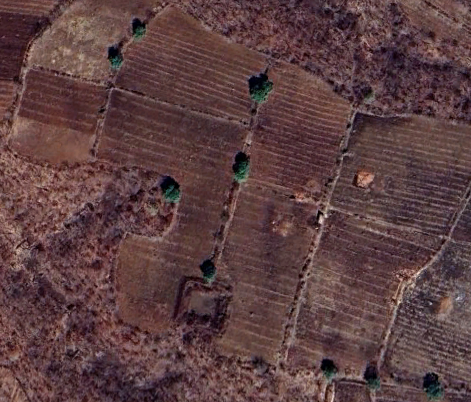
#> input picture image1.png, 471 x 402 px
$ python Sustainhub.py
#> lines starting #> are read from the running program, lines starting #| are printed output that depends on the picture; after the words box and inside, x2 and y2 are one past the last pixel; in counts of white or black regions, pixels touching at a corner belong together
import cv2
import numpy as np
import matplotlib.pyplot as plt

# Load the image
image_path = 'image1.png'  # Path to the input image
image = cv2.imread(image_path)
#> image is the input picture: shape (402, 471, 3); mean B, G, R 65.8, 64.4, 92.8
original = image.copy()

# Convert the image to HSV color space
hsv = cv2.cvtColor(image, cv2.COLOR_BGR2HSV)
#> hsv: shape (402, 471, 3); mean H, S, V 100.3, 88.3, 93

# Define green color range for tree detection
lower_green = np.array([30, 30, 30])  # Lower HSV range
upper_green = np.array([90, 255, 255])  # Upper HSV range

# Create a mask for green regions
mask = cv2.inRange(hsv, lower_green, upper_green)
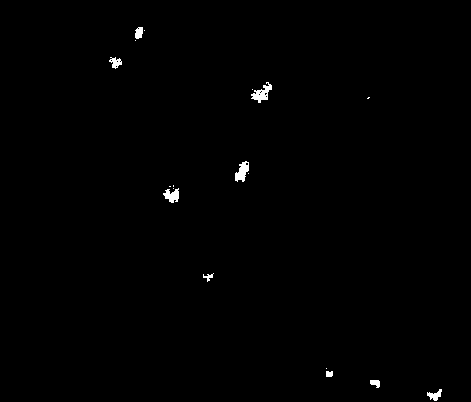
#> mask: shape (402, 471); 0.5% white; 18 white regions (9 under 20 px), largest, box (x1, y1, x2, y2) and area: (251, 82, 272, 103) 200, (235, 161, 249, 182) 179, (163, 188, 179, 203) 150

# Apply Gaussian blur to reduce noise
mask = cv2.GaussianBlur(mask, (5, 5), 0)

# Morphological operations to merge fragmented regions
kernel = np.ones((5, 5), np.uint8)
mask = cv2.morphologyEx(mask, cv2.MORPH_CLOSE, kernel, iterations=1)

# Distance Transform to prepare for segmentation
dist_transform = cv2.distanceTransform(mask, cv2.DIST_L2, 5)
_, dist_transform_binary = cv2.threshold(dist_transform, 0.05 * dist_transform.max(), 255, cv2.THRESH_BINARY)
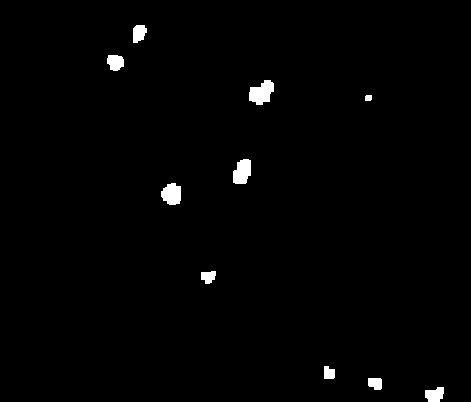
#> dist_transform_binary: shape (402, 471) float32; 1.2% white; 10 white regions, largest, box (x1, y1, x2, y2) and area: (249, 80, 274, 105) 425, (233, 159, 251, 184) 359, (161, 183, 181, 205) 346
dist_transform_binary = dist_transform_binary.astype(np.uint8)
#> dist_transform_binary: shape (402, 471); 1.2% white; 10 white regions

# Find contours
contours, _ = cv2.findContours(dist_transform_binary, cv2.RETR_EXTERNAL, cv2.CHAIN_APPROX_SIMPLE)
#> contours = 10 contours; largest, box (x1, y1, x2, y2) and area: (249, 80, 274, 105) 381, (233, 159, 251, 184) 322, (161, 183, 181, 205) 310, (425, 387, 444, 402) 192, (107, 55, 124, 71) 192

# Count individual trees and record their centroids
MIN_TREE_SIZE = 50  # Minimum area threshold for a tree
tree_centroids = []
for contour in contours:
    if cv2.contourArea(contour) > MIN_TREE_SIZE:
        # Calculate centroid
        M = cv2.moments(contour)
        if M["m00"] != 0:
            cx = int(M["m10"] / M["m00"])
            cy = int(M["m01"] / M["m00"])
            tree_centroids.append((cx, cy))
#> this loop made 10 passes
#> (cx, cy) on passes 1, 2, 3, 4, 5, 6, 8, 9, 10: (434, 394), (374, 382), (328, 372), (207, 276), (171, 193), (241, 171), (261, 92), (115, 61), (138, 32)
#> after the loop, tree_centroids = [(434, 394), (374, 382), (328, 372), (207, 276), (171, 193), (241, 171), (261, 92), (115, 61), (138, 32)]

# Divide the image into equal grid cells
height, width = original.shape[:2]
#> height = 402; width = 471
grid_size = (100, 100)  # Size of each cell (adjust as needed)
cell_width, cell_height = grid_size

# Create an overlay for transparent shading
overlay = original.copy()

# Process each grid cell
for y in range(0, height, cell_height):
    for x in range(0, width, cell_width):
        # Define the cell's boundaries
        x_end = min(x + cell_width, width)
        y_end = min(y + cell_height, height)

        # Count trees in this cell
        tree_count = sum(x <= cx < x_end and y <= cy < y_end for cx, cy in tree_centroids)

        # Determine the color based on the number of trees
        if tree_count == 0:
            color = (0, 0, 255)  # Red for 0 trees
        elif tree_count == 1:
            color = (0, 255, 255)  # Yellow for 1 tree
        else:
            color = (0, 255, 0)  # Green for ≥ 2 trees

        # Add a semi-transparent overlay
        cv2.rectangle(overlay, (x, y), (x_end, y_end), color, -1)

        # Simulate a dashed black border
        dash_length = 10  # Length of each dash
        for i in range(x, x_end, 2 * dash_length):
            cv2.line(original, (i, y), (min(i + dash_length, x_end), y), (0, 0, 0), 1)  # Top border
            cv2.line(original, (i, y_end), (min(i + dash_length, x_end), y_end), (0, 0, 0), 1)  # Bottom border
        for i in range(y, y_end, 2 * dash_length):
            cv2.line(original, (x, i), (x, min(i + dash_length, y_end)), (0, 0, 0), 1)  # Left border
            cv2.line(original, (x_end, i), (x_end, min(i + dash_length, y_end)), (0, 0, 0), 1)  # Right border
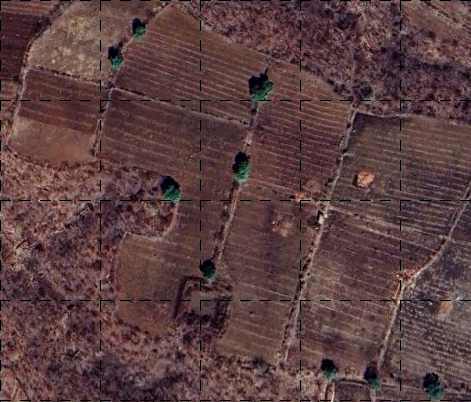
#> original: shape (402, 471, 3); 1.27% of pixels changed, all inside (x1, y1, x2, y2) = (0, 0, 471, 402)
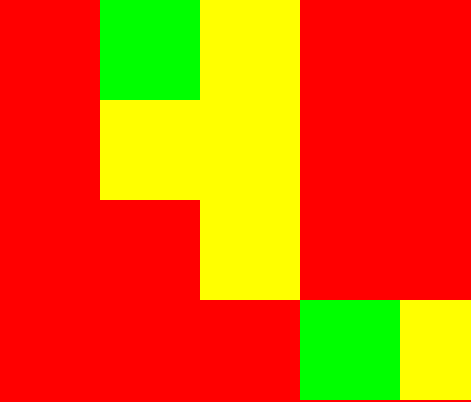
#> overlay: shape (402, 471, 3); mean B, G, R 0, 90.4, 228.1

# Blend the overlay with the original image
alpha = 0.185 # Transparency factor
cv2.addWeighted(overlay, alpha, original, 1 - alpha, 0, original)
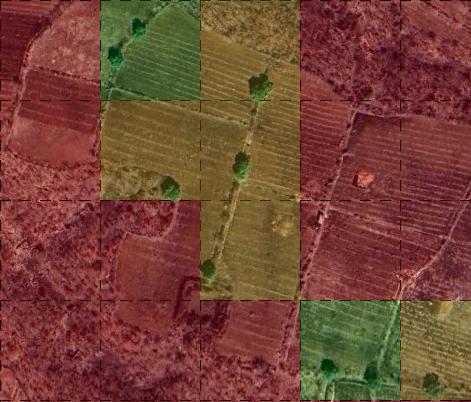
#> original: shape (402, 471, 3); mean B, G, R 53, 68.6, 116.9

# Save and display the processed image
output_path = "/mnt/data/processed_with_grid_overlay.jpg"
cv2.imwrite(output_path, original)

plt.figure(figsize=(8, 6))
plt.imshow(cv2.cvtColor(original, cv2.COLOR_BGR2RGB))
plt.title('Classified Grid with Semi-Transparent Shading')
plt.axis('off')
plt.show()

print(f"Processed image saved at: {output_path}")


# 1. `cv2.imread`: Loads the input image from a file.

# 2. `cv2.cvtColor`: Converts the color space of the image (e.g., from BGR to HSV).

# 3. `cv2.inRange`: Creates a binary mask by identifying pixels within a specified HSV range.

# 4. `cv2.GaussianBlur`: Applies Gaussian blur to smooth the mask and reduce noise.

# 5. `cv2.morphologyEx`: Performs morphological operations (e.g., closing) to clean up fragmented regions in the mask.

# 6. `cv2.distanceTransform`: Computes the distance of each pixel to the nearest zero pixel (useful for segmentation).

# 7. `cv2.threshold`: Converts a grayscale image to binary using a threshold value.

# 8. `cv2.findContours`: Detects contours in a binary image, representing object boundaries.

# 9. `cv2.moments`: Calculates spatial moments of a contour, used to find centroids.

# 10. `cv2.rectangle`: Draws rectangles (grid cells or overlays) on the image.

# 11. `cv2.line`: Draws dashed lines for grid cell borders.

# 12. `cv2.addWeighted`: Combines the original image and a transparent overlay.

# 13. `plt.imshow`: Displays the processed image in a plot.

# 14. `cv2.imwrite`: Saves the final processed image to a file.

$ run again, with image10.png copied over image1.png
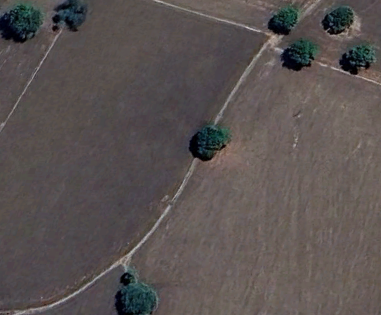
#> input picture image10.png, 381 x 315 px
#> image is the input picture: shape (315, 381, 3); mean B, G, R 81.4, 82.6, 89.7
#> hsv: shape (315, 381, 3); mean H, S, V 63.9, 36.3, 91.1
#> `mask = cv2.inRange(hsv, lower_green, upper_green)`:
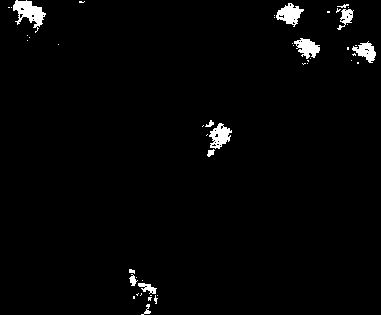
#> mask: shape (315, 381); 2% white; 48 white regions (35 under 20 px), largest, box (x1, y1, x2, y2) and area: (13, 0, 46, 33) 504, (276, 3, 304, 27) 359, (209, 123, 232, 149) 340
#> contours = 9 contours, 1 with area under 20; largest, box (x1, y1, x2, y2) and area: (6, 0, 48, 43) 880, (200, 118, 234, 159) 789, (127, 267, 160, 315) 770, (345, 39, 378, 66) 594, (290, 36, 322, 67) 592, (272, 0, 306, 29) 579, (325, 0, 356, 32) 494, (77, 0, 87, 5) 36
#> the loop `for contour in contours:` made 9 passes
#> (cx, cy) on passes 1, 2, 4, 5, 6, 7, 9: (142, 290), (216, 135), (362, 52), (306, 49), (342, 14), (289, 13), (28, 15)
#> after the loop `for contour in contours:`: tree_centroids = [(142, 290), (216, 135), (362, 52), (306, 49), (342, 14), (289, 13), (28, 15)]
#> `cv2.addWeighted(overlay, alpha, original, 1 - alpha, 0, original)`:
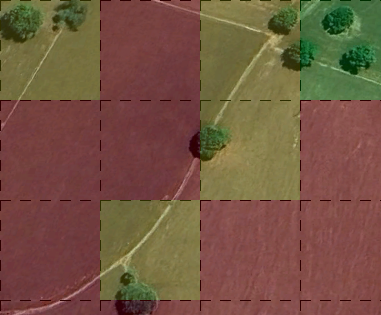
#> original: shape (315, 381, 3); mean B, G, R 65.5, 85.3, 116.1

$ run again, with image12.png copied over image1.png
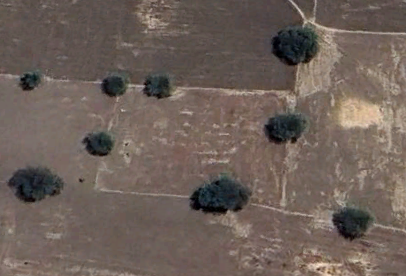
#> input picture image12.png, 406 x 276 px
#> image is the input picture: shape (276, 406, 3); mean B, G, R 88.9, 96.2, 109.5
#> hsv: shape (276, 406, 3); mean H, S, V 18.6, 50.6, 110.1
#> `mask = cv2.inRange(hsv, lower_green, upper_green)`:
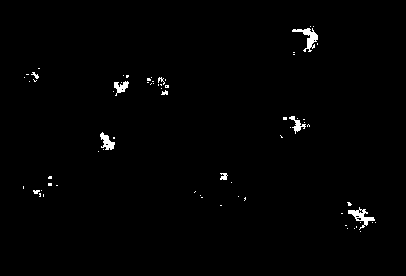
#> mask: shape (276, 406); 0.98% white; 69 white regions (59 under 20 px), largest, box (x1, y1, x2, y2) and area: (292, 28, 318, 52) 223, (348, 207, 375, 230) 201, (100, 132, 115, 150) 141
#> contours = 14 contours; largest, box (x1, y1, x2, y2) and area: (339, 200, 378, 234) 638, (290, 24, 320, 57) 511, (281, 114, 312, 136) 366, (145, 75, 171, 97) 345, (96, 130, 117, 154) 328
#> the loop `for contour in contours:` made 14 passes
#> (cx, cy) on passes 2, 3, 4, 6, 7, 9, 10, 11: (357, 216), (242, 197), (198, 194), (44, 187), (224, 176), (106, 141), (296, 123), (158, 83)
#> after the loop `for contour in contours:`: tree_centroids = [(357, 216), (242, 197), (198, 194), (44, 187), (224, 176), (106, 141), (296, 123), (158, 83), (120, 84), (32, 75), (306, 38)]
#> `cv2.addWeighted(overlay, alpha, original, 1 - alpha, 0, original)`:
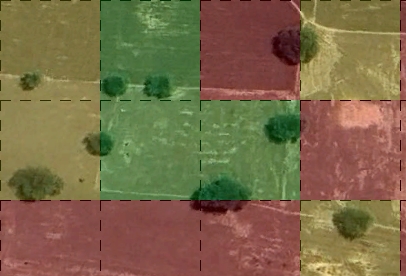
#> original: shape (276, 406, 3); mean B, G, R 71.5, 105.8, 122.7
